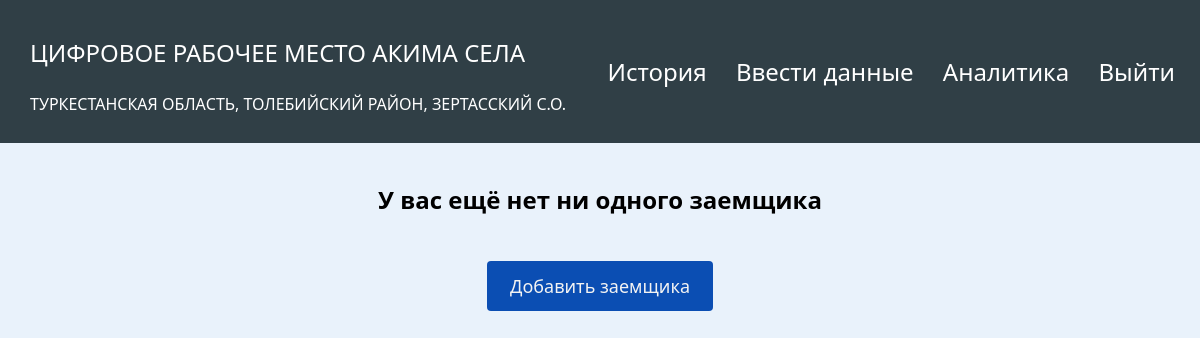
The page /all-creditors (signed in) on the database its author committed.
### app/models.py (models this page shows, shortened)
class User(db.Model, UserMixin):
   id = db.Column(db.Integer, primary_key = True)
   login = db.Column(db.String(250), unique=True)
   kato_2 = db.Column(db.String(1024))
   kato_2_name = db.Column(db.String(1024))
   kato_4 = db.Column(db.String(1024))
   kato_4_name = db.Column(db.String(1024))
   kato_6 = db.Column(db.String(1024), unique=True)
   kato_6_name = db.Column(db.String(1024))
   password = db.Column(db.String(250))
   is_district = db.Column(db.Boolean)
   is_obl = db.Column(db.Boolean)

### app/routes.py (the view)
@app.route('/all-creditors', methods=['GET'])
@login_required
def all_creditors():
    form = CreditorForm()
    creditors = Creditor.query.filter_by(user_id=current_user.id).all()
    return render_template('all_creditors.html', form=form, creditors=creditors, measurement_units=measurement_units, user=current_user)

### app/routes.py (called while the page is built)
@login_manager.user_loader
def load_user(user_id):
    return User.query.get(int(user_id))

### app/templates/all_creditors.html (shortened to what this page needs)
{% extends "base.html" %} {% block title %}Все кредиторы{% endblock %}
{% block content %}
<link rel="stylesheet" href="{{ url_for('static', filename='all_creditors.css') }}" />
<body>
    <div class="acc-content">
        {% if not creditors %}
        <h2 style="text-align: center;">У вас ещё нет ни одного заемщика</h2>
        <a href="{{ url_for('add_creditors') }}" class="btn">Добавить заемщика</a>
        {% endif %}
</body>
{% endblock %}

### app/templates/base.html (shortened to what this page needs)
<!DOCTYPE html>
<html lang="ru">
<head>
  <link rel="stylesheet" href="{{ url_for('static', filename='base.css') }}">
</head>
<div class="content">
  <nav class="head">
    <div class="logo_block">
    {% if user.is_authenticated %}
        {% if user.is_obl %}
        <div>
          <p class="logo_text">Цифровое Рабочее место Акима области</p>
         <p class="logo_text_under">{{ user.kato_2_name }}</p>
        </div>
        {% elif user.is_district %}
            <div>
                <p class="logo_text">Цифровое Рабочее место Акима района</p>
               <p class="logo_text_under">{{ user.kato_4_name }}</p>
            </div>
       {% else %}
            <div>
                <p class="logo_text">Цифровое Рабочее место Акима села</p>
                <p class="logo_text_under">{{ user.kato_2_name }}, {{ user.kato_4_name }}, {{ user.kato_6_name }}</p>
            </div>
       {% endif %}
       {% else %}
       <img src="../static/img/logo2.svg" class="logo" alt="МСХ" />
       <div>
        <p class="logo_text">Цифровое Рабочее место Акима села</p>
      </div>
    {% endif %}
    </div>
    <div>
      {% if user.is_authenticated %}
      {% if user.is_district %}
      <a class="nav_link" id="portfolio" href="{{ url_for('region_akim') }}">Анкеты</a>
      {% else %}
      {% if not user.is_obl %}
      <a class="nav_link" id="portfolio" href="{{ url_for('account') }}">История</a>
      <a class="nav_link" id="portfolio" href="{{ url_for('edit_form') }}">Ввести данные</a>
      {% endif %}
      {% endif %}
      <a class="nav_link" id="portfolio" href="{{ url_for('dashboard_soc1') }}">Аналитика</a>
      <a class="nav_link" id="logout" href="{{ url_for('logout') }}">Выйти</a>
      {% else %}
      <a class="nav_link" id="login" href="{{ url_for('login') }}">Войти</a>
      {% endif %}
    </div>
  </nav>
  <div class="container">{% block content %} {% endblock %}</div>
</div>
</html>

### app/static/base.css (style rules this page uses)
body { margin: 0; background-color: rgba(215, 231, 248, 0.53); font-family: Montserrat, "Segoe UI", Tahoma, Geneva, Verdana, sans-serif; }
.content { width: 100%; }
.head { display: flex; width: 100%; justify-content: space-between; height: fit-content; align-items: center; background-color: #303F46; padding-bottom: 12px; padding-top: 12px; }
.logo_block { display: flex; align-items: center; }
.logo_text { font-size: x-large; color: #fff; margin-left: 30px; text-transform: uppercase; }
.logo_text_under { font-size: medium; color: #fff; margin-left: 30px; text-transform: uppercase; }
.nav_link { font-size: x-large; color: #fff; text-decoration: none; padding-right: 25px; }

### app/static/all_creditors.css (style rules this page uses)
body { font-family: Montserrat, "Segoe UI", Tahoma, Geneva, Verdana, sans-serif; margin: 0; place-items: center; min-height: 100vh; }
.acc-content { width: 100%; margin: 20px auto; display: flex; flex-direction: column; gap: 25px; }
.btn { padding: 0.75rem; font-size: 18px; display: block; text-decoration: none; background-color: rgb(11, 78, 179); color: #f3f3f3; text-align: center; border-radius: 0.25rem; cursor: pointer; max-width: 200px; width: 100%; margin: 0 auto; transition: 0.3s; border: 1px solid transparent; }

### rows shown on the page
User: kato_2_name "ТУРКЕСТАНСКАЯ ОБЛАСТЬ", kato_4_name "ТОЛЕБИЙСКИЙ РАЙОН", kato_6_name "ЗЕРТАССКИЙ С.О."
